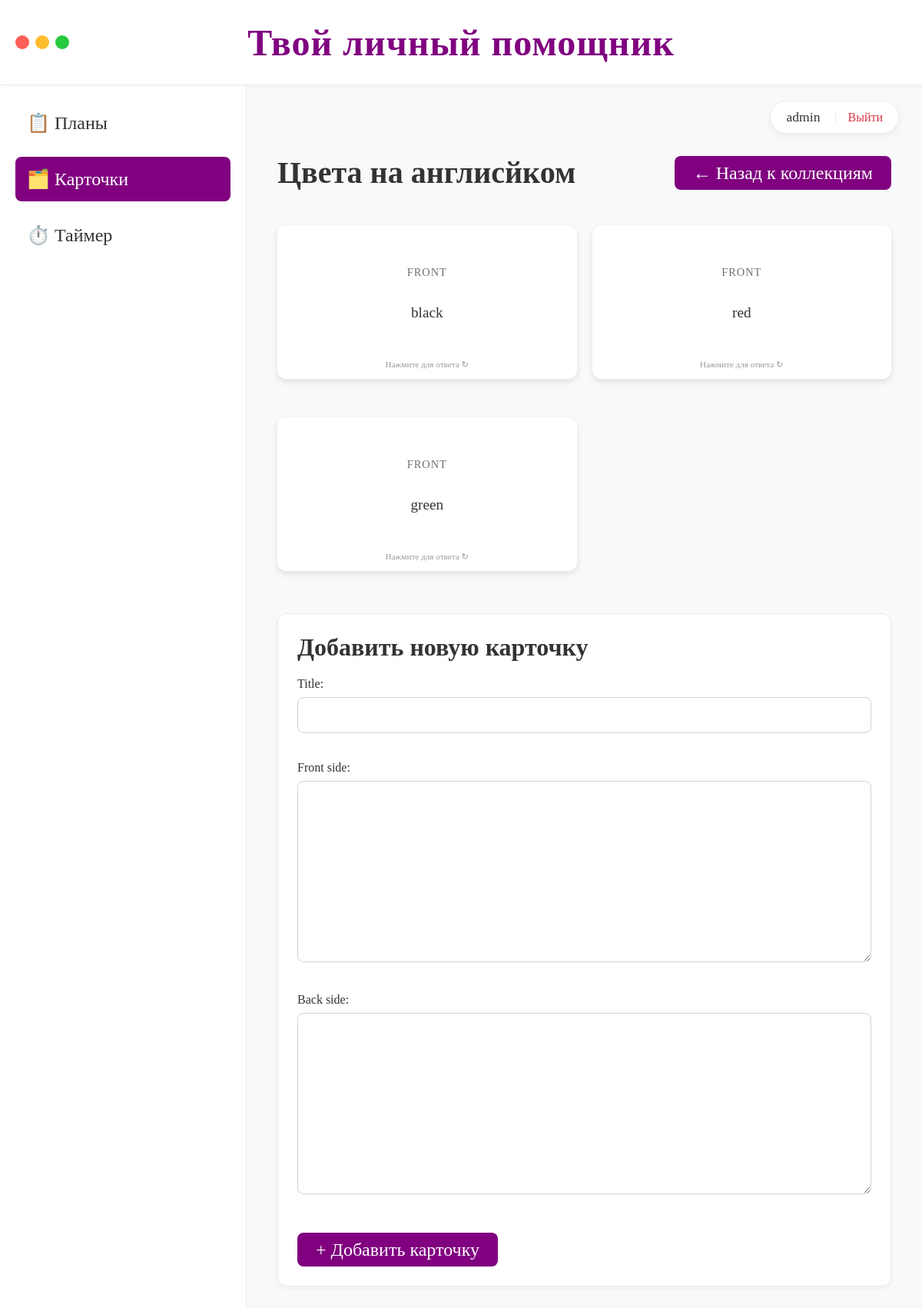
Page /flashcards/4/ (signed in) on the committed database.
### tasks/models.py (models this page shows, shortened)
class FlashCardCollection(models.Model):
    user = models.ForeignKey(
        User, on_delete=models.CASCADE, related_name='flashcard_collections'
    )
    title = models.CharField(max_length=200)

class FlashCard(models.Model):
    collection = models.ForeignKey(
        FlashCardCollection, on_delete=models.CASCADE, related_name='cards'
    )
    title = models.CharField(max_length=200, blank=True, null=True)
    front_side = models.TextField()
    back_side = models.TextField()

### tasks/views.py (the view)
@login_required
def collection_detail(request, collection_id):
    collection = get_object_or_404(
        FlashCardCollection, id=collection_id, user=request.user
    )
    cards = collection.cards.all().order_by('-id')
    if request.method == 'POST':
        form = FlashCardForm(request.POST)
        if form.is_valid():
            card = form.save(commit=False)
            card.collection = collection
            card.save()
            return redirect('collection_detail', collection_id=collection.id)
    else:
        form = FlashCardForm()
    return render(
        request,
        'tasks/collection_detail.html',
        {'collection': collection, 'cards': cards, 'form': form},
    )

### tasks/forms.py
class FlashCardForm(forms.ModelForm):
    class Meta:
        model = FlashCard
        fields = ['title', 'front_side', 'back_side']

### templates/tasks/collection_detail.html (shortened to what this page needs)
{% extends 'base.html' %}
{% block content %}
    <div style="display: flex; justify-content: space-between; align-items: center; margin-bottom: 30px;">
        <h2 style="margin: 0; font-size: 2.5rem; color: #333; font-weight: 600;">{{ collection.title }}</h2>
        <a href="{% url 'collection_list' %}" class="btn btn-outline" style="font-size: 24px; padding: 10px 24px; line-height: 1;">
            ← Назад к коллекциям
        </a>
    </div>
    <div class="cards-grid" style="margin-bottom: 40px; grid-template-columns: repeat(auto-fill, minmax(300px, 1fr)); gap: 20px;">
        {% for card in cards %}
        <div class="flip-card" onclick="this.classList.toggle('flipped')" style="height: 200px;">
            <div class="flip-card-inner">
                <div class="flip-card-front">
                    <div class="card-title" style="font-size: 0.9rem; margin-bottom: 12px;">
                        {% if card.title %}{{ card.title }}{% else %}Front{% endif %}
                    </div>
                    <div class="card-content" style="font-size: 1.2rem; font-weight: 500;">
                        {{ card.front_side|linebreaks }}
                    </div>
                    <span class="flip-hint" style="bottom: 12px;">Нажмите для ответа ↻</span>
                </div>
                <div class="flip-card-back">
                    <div class="card-title" style="font-size: 0.9rem; margin-bottom: 12px;">
                    </div>
                    <div class="card-content" style="font-size: 1.2rem; font-weight: 500;">
                        {{ card.back_side|linebreaks }}
                    </div>
                </div>
            </div>
        </div>
        {% endfor %}
    </div>
    <div class="card" style="max-width: 800px; padding: 25px; border: 1px solid #e9ecef;">
        <h3 style="margin: 0 0 20px 0; font-size: 2rem; font-weight: 600;">Добавить новую карточку</h3>
        <form method="post">
            {{ form.as_p }}
            <button type="submit" class="btn" style="font-size: 24px; padding: 10px 24px; line-height: 1; margin-top: 10px;">
                + Добавить карточку
            </button>
        </form>
    </div>
{% endblock %}

### templates/base.html (shortened to what this page needs)
<!DOCTYPE html>
<html lang="ru">
<head>
</head>
<body>
    <header class="top-header">
        <div class="window-controls">
            <span class="dot dot-red"></span>
            <span class="dot dot-yellow"></span>
            <span class="dot dot-green"></span>
        </div>
        <h1 class="app-title">Твой личный помощник</h1>
    </header>
    <div class="main-layout">
        <aside class="sidebar">
            <a href="{% url 'plan_list' %}" class="nav-item {% if request.resolver_match.url_name == 'plan_list' or request.resolver_match.url_name == 'plan_detail' %}active{% endif %}">
                📋 Планы
            </a>
            <a href="{% url 'collection_list' %}" class="nav-item {% if 'collection' in request.resolver_match.url_name %}active{% endif %}">
                🗂️ Карточки
            </a>
            <a href="{% url 'timer_list' %}" class="nav-item {% if 'timer' in request.resolver_match.url_name %}active{% endif %}">
                ⏱️ Таймер
            </a>
        </aside>
        <main class="content-area">
            <div class="user-profile">
                {% if user.is_authenticated %}
                    <span class="user-name">{{ user.username }}</span>
                    <a href="{% url 'logout' %}" class="btn-logout">Выйти</a>
                {% else %}
                    <a href="{% url 'login' %}" class="btn btn-sm">Войти</a>
                {% endif %}
            </div>
            <div style="margin-top: 60px;">
                {% block content %}{% endblock %}
            </div>
        </main>
    </div>
</body>
</html>

### templates/base.html (style rules this page uses)
:root { --primary: #800080; --bg-light: #f8f9fa; --text-dark: #333; --border-color: #e9ecef; }
html { font-size: 16px; }
body { font-family: 'Times New Roman', Times, Georgia, serif; margin: 0; background: var(--bg-light); color: var(--text-dark); height: 100vh; display: flex; flex-direction: column; }
.top-header { background: white; padding: 15px 20px; border-bottom: 1px solid var(--border-color); display: flex; align-items: center; justify-content: center; position: relative; box-shadow: 0 2px 4px rgba(0,0,0,0.03); z-index: 10; height: 80px; }
.window-controls { position: absolute; left: 20px; display: flex; gap: 8px; }
.dot { width: 18px; height: 18px; border-radius: 50%; display: inline-block; }
.dot-red { background-color: #ff5f56; }
.dot-yellow { background-color: #ffbd2e; }
.dot-green { background-color: #27c93f; }
.app-title { margin: 0; font-size: 3rem; font-weight: 700; color: var(--primary); letter-spacing: 1px; text-align: center; }
.main-layout { display: flex; flex: 1; overflow: hidden; }
.sidebar { width: 280px; background: white; border-right: 1px solid var(--border-color); padding: 20px; display: flex; flex-direction: column; gap: 15px; flex-shrink: 0; }
.nav-item { display: block; text-decoration: none; color: var(--text-dark); font-size: 24px; font-weight: 500; padding: 15px; border-radius: 8px; transition: all 0.2s; }
.nav-item.active { background: var(--primary); color: white; }
.content-area { flex: 1; padding: 30px 40px; overflow-y: auto; position: relative; }
.user-profile { position: absolute; top: 20px; right: 30px; display: flex; align-items: center; gap: 15px; background: white; padding: 10px 20px; border-radius: 30px; box-shadow: 0 4px 10px rgba(0,0,0,0.05); border: 1px solid var(--border-color); font-size: 1.1rem; }
.btn-logout { font-size: 1rem; color: #dc3545; text-decoration: none; border-left: 1px solid #eee; padding-left: 15px; margin-left: 5px; }
.card { background: white; padding: 20px; margin-bottom: 15px; border-radius: 12px; box-shadow: 0 2px 5px rgba(0,0,0,0.05); border: 1px solid var(--border-color); }
.btn { display: inline-block; padding: 10px 20px; background: var(--primary); color: white; text-decoration: none; border-radius: 8px; border: none; cursor: pointer; font-weight: 500; font-family: inherit; }
input, textarea, select { width: 100%; padding: 12px; margin: 8px 0 20px; border: 1px solid #ced4da; border-radius: 8px; box-sizing: border-box; font-size: 1.1rem; font-family: inherit; }
.flip-card { background: transparent; width: 100%; max-width: 400px; height: 220px; perspective: 1000px; cursor: pointer; margin: 15px auto; }
.flip-card-inner { position: relative; width: 100%; height: 100%; transition: transform 0.6s; transform-style: preserve-3d; }
.flip-card-front, .flip-card-back { position: absolute; width: 100%; height: 100%; backface-visibility: hidden; border-radius: 12px; padding: 20px; box-sizing: border-box; display: flex; flex-direction: column; align-items: center; justify-content: center; text-align: center; box-shadow: 0 4px 8px rgba(0, 0, 0, 0.1); }
.flip-card-front { background: #fff; color: #333; }
.flip-card-back { background: linear-gradient(135deg, #0d6efd, #0b5ed7); color: #fff; transform: rotateY(180deg); }
.card-title { font-size: 0.85em; text-transform: uppercase; letter-spacing: 1px; opacity: 0.7; margin-bottom: 10px; }
.card-content { font-size: 1.2em; font-weight: 500; line-height: 1.4; }
.flip-hint { position: absolute; bottom: 10px; font-size: 0.7em; opacity: 0.5; }
.cards-grid { display: grid; grid-template-columns: repeat(auto-fill, minmax(300px, 1fr)); gap: 15px; margin: 20px 0; }

### rows in the picture
FlashCardCollection: title "Цвета на англисйком"
FlashCard: shows "FRONT", front_side "black"
FlashCard: shows "FRONT", front_side "red"
FlashCard: shows "FRONT", front_side "green"

### other values in the picture
{{ user.username }} "admin"
